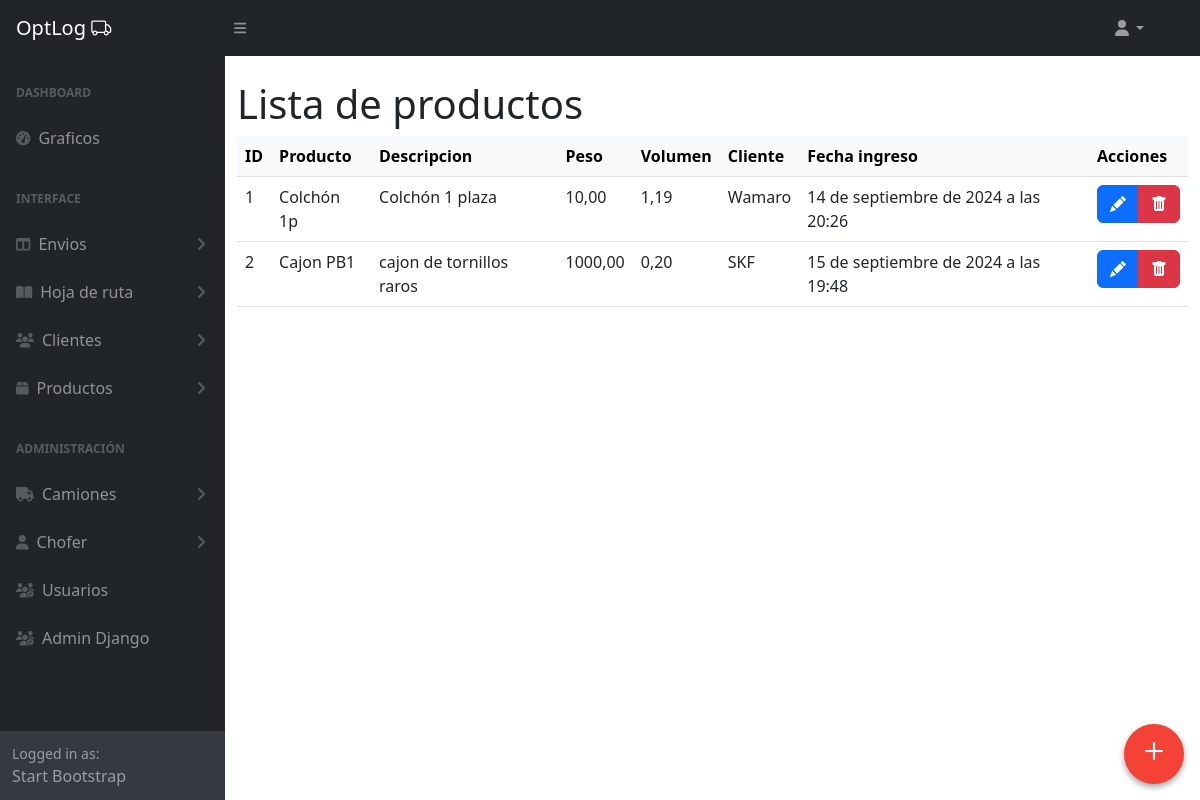
The app's page /productos/admin-panel/productos/, older data.
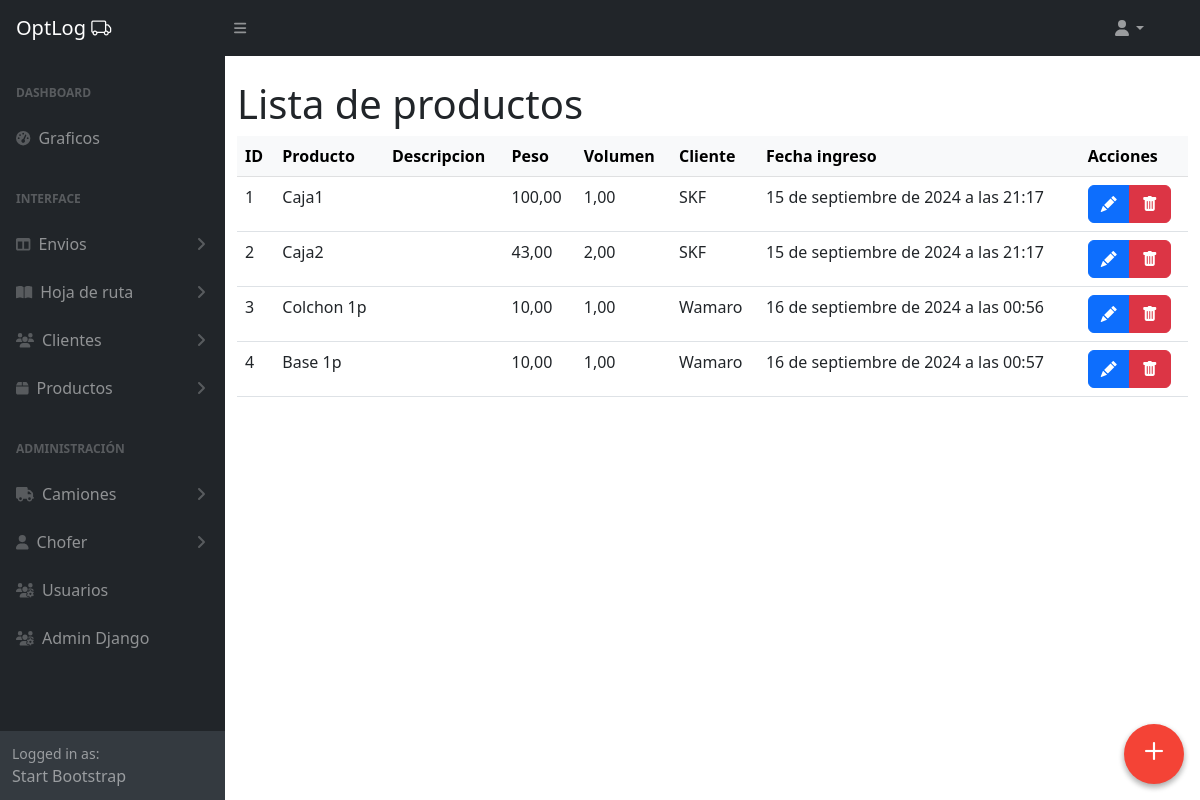
The same page, newer data.
### productos/models.py (models this page shows, shortened)
class Producto(models.Model):
    cliente = models.ForeignKey(Cliente, on_delete=models.CASCADE, related_name='productos')  # Relación con el cliente
    nombre = models.CharField(max_length=255)  # Nombre del producto
    descripcion = models.TextField(blank=True, null=True)  # Descripción opcional del producto
    peso = models.DecimalField(max_digits=6, decimal_places=2)  # Peso del producto en unidades apropiadas
    volumen = models.DecimalField(max_digits=6, decimal_places=2)  # Volumen del producto en unidades apropiadas
    fecha_ingreso = models.DateTimeField(auto_now_add=True)  # Fecha en que se ingresó el producto
    class Meta:
        verbose_name = 'Producto'
        verbose_name_plural = 'Productos'

### clientes/models.py (models this page shows)
class Cliente(models.Model):
    nombre = models.CharField(max_length=255)  # Nombre del cliente
    direccion = models.CharField(max_length=255)  # Dirección del cliente
    telefono = models.CharField(max_length=20)  # Teléfono del cliente
    email = models.EmailField(null=True, blank=True)
    def __str__(self):
        return self.nombre
    class Meta:
        verbose_name = 'Cliente'
        verbose_name_plural = 'Clientes'

### productos/views.py (the view)
# urls.py: path('admin-panel/productos/', ProductoListView.as_view(), name='productos_list'),
class ProductoListView(ListView):
    model = Producto
    template_name = 'productos/productos_list.html'
    context_object_name = 'productos'

### productos/templates/productos/productos_list.html (shortened to what this page needs)
{% extends 'core/base_admin.html' %}
{% block main %}
        <div class="container mt-4">
            <h1 class="mt-4">Lista de productos</h1>
         <table class="table table-hover">
            <thead class="table-light">
                <tr>
                    <th>ID</th>
                    <th>Producto </th>
                    <th>Descripcion </th>
                    <th>Peso </th>
                    <th>Volumen </th>
                    <th>Cliente </th>
                    <th>Fecha ingreso </th>
                    <th>Acciones </th>
                </tr>
            </thead>
            <tbody>
                {% for object in object_list %}
                <tr>
                    <td>{{object.id}}</td>
                    <td>{{object.nombre | capfirst}}</td>
                    <td>{{object.descripcion }}</td>
                    <td>{{object.peso }}</td>
                    <td>{{object.volumen }}</td>
                    <td>{{object.cliente | capfirst}}</td>
                    <td>{{object.fecha_ingreso }}</td>
                    <td>
                        <div class="btn-group" role="group" aria-label="Basic example">
                            <a href="{% url 'productos:producto_edit' object.id %}" type="button" class="btn btn-primary"><i class="bi-pencil-fill"></i></a>
                            <button type="button" class="btn btn-danger" data-bs-toggle="modal" data-bs-target="#deleteModal" data-delete-url="{% url 'productos:producto_delete' object.id %}" data-delete-name="{{ object.nombre }}">
                              <i class="bi-trash-fill"></i>
                            </button>
                          </div>
                    </td>
                </tr>
                {% empty %}
                <p>No hay registros</p>
                {% endfor %}
            </tbody>
        </table>
    </div>
    <a href="{% url 'productos:producto_create' %} ">
      <div class="to-top">
        <i class="bi-plus"></i>
      </div>
    </a>
    {% endblock main %}

### core/templates/core/base_admin.html (shortened to what this page needs)
{% load static %}
<!DOCTYPE html>
<html lang="es">
<head>
  <link href="https://cdn.jsdelivr.net/npm/bootstrap-icons@1.5.0/font/bootstrap-icons.css" rel="stylesheet" />
  <link href="https://cdnjs.cloudflare.com/ajax/libs/SimpleLightbox/2.1.0/simpleLightbox.min.css" rel="stylesheet" />
  <link href="{% static 'core/css/admin/styles.css' %}" rel="stylesheet" />
</head>
<body id="sb-nav-fixed">
  {% include 'core/componentes/navbar_admin.html' %}
  <div id="layoutSidenav">
    {% include 'core/componentes/sidebar.html' %}
    <div id="layoutSidenav_content">
      <main>
        {% block main %}
        {% endblock main %}
      </main>
    </div>
  </div>
</body>
</html>

### core/templates/core/componentes/navbar_admin.html (shortened to what this page needs)
<nav class="sb-topnav navbar navbar-expand navbar-dark bg-dark">
    <a class="navbar-brand ps-3" href="index.html">OptLog <i class="bi-truck"></i></a>
    <button class="btn btn-link btn-sm order-1 order-lg-0 me-4 me-lg-0" id="sidebarToggle" href="#!"><i class="fas fa-bars"></i></button>
    <ul class="navbar-nav ms-auto navbar-nav px-5">
        <li class="nav-item dropdown">
            <a class="nav-link dropdown-toggle" id="navbarDropdown" href="#" role="button" data-bs-toggle="dropdown" aria-expanded="false"><i class="fas fa-user fa-fw"></i></a>
        </li>
    </ul>
</nav>

### core/templates/core/componentes/sidebar.html (shortened to what this page needs)
<div id="layoutSidenav_nav">
  <nav class="sb-sidenav accordion sb-sidenav-dark" id="sidenavAccordion">
    <div class="sb-sidenav-menu">
      <div class="nav">
        <div class="sb-sidenav-menu-heading">Dashboard</div>
        <a class="nav-link" href="#">
          <div class="sb-nav-link-icon"><i class="fas fa-tachometer-alt"></i></div>
          Graficos
        </a>
        <div class="sb-sidenav-menu-heading">Interface</div>
        <a class="nav-link collapsed" href="#" data-bs-toggle="collapse" data-bs-target="#collapseEnvios" aria-expanded="false" aria-controls="collapseEnvios">
          <div class="sb-nav-link-icon"><i class="fas fa-columns"></i></div>
          Envios
          <div class="sb-sidenav-collapse-arrow"><i class="fas fa-angle-down"></i></div>
        </a>
        <a class="nav-link collapsed" href="#" data-bs-toggle="collapse" data-bs-target="#collapseHdr" aria-expanded="false" aria-controls="collapseHdr">
          <div class="sb-nav-link-icon"><i class="fas fa-book-open"></i></div>
          Hoja de ruta
          <div class="sb-sidenav-collapse-arrow"><i class="fas fa-angle-down"></i></div>
        </a>
        <a class="nav-link collapsed" href="#" data-bs-toggle="collapse" data-bs-target="#collapseClientes" aria-expanded="false" aria-controls="collapseClientes">
          <div class="sb-nav-link-icon"><i class="fas fa-users"></i></div>
          Clientes
          <div class="sb-sidenav-collapse-arrow"><i class="fas fa-angle-down"></i></div>
        </a>
        <a class="nav-link collapsed" href="#" data-bs-toggle="collapse" data-bs-target="#collapseProductos" aria-expanded="false" aria-controls="collapseProductos">
          <div class="sb-nav-link-icon"><i class="fas fa-box"></i></div>
          Productos
          <div class="sb-sidenav-collapse-arrow"><i class="fas fa-angle-down"></i></div>
        </a>
        <div class="sb-sidenav-menu-heading">Administración</div>
        <a class="nav-link collapsed" href="#" data-bs-toggle="collapse" data-bs-target="#collapseCamiones" aria-expanded="false" aria-controls="collapseCamiones">
          <div class="sb-nav-link-icon"><i class="fas fa-truck"></i></div>
          Camiones
          <div class="sb-sidenav-collapse-arrow"><i class="fas fa-angle-down"></i></div>
        </a>
        <a class="nav-link collapsed" href="#" data-bs-toggle="collapse" data-bs-target="#collapseChoferes" aria-expanded="false" aria-controls="collapseChoferes">
          <div class="sb-nav-link-icon"><i class="fas fa-user"></i></div>
          Chofer
          <div class="sb-sidenav-collapse-arrow"><i class="fas fa-angle-down"></i></div>
        </a>
        <a class="nav-link" href="#">
          <div class="sb-nav-link-icon"><i class="fas fa-users-cog"></i></div>
          Usuarios
        </a>
        <a class="nav-link" href="{% url 'admin:index' %}">
          <div class="sb-nav-link-icon"><i class="fas fa-users-cog"></i></div>
          Admin Django
        </a>
      </div>
    </div>
    <div class="sb-sidenav-footer">
      <div class="small">Logged in as:</div>
      Start Bootstrap
    </div>
  </nav>
</div>

Row changes from the older to the newer data that the page shows:
changed Producto id 1: nombre "Colchón 1p" → "Caja1"; peso "10,00" → "100,00"; volumen "1,19" → "1,00"; cliente "Wamaro" → "SKF"; fecha_ingreso "14 de septiembre de 2024 a las 20:26" → "15 de septiembre de 2024 a las 21:17"; descripcion "Colchón 1 plaza" → (not shown)
changed Producto id 2: nombre "Cajon PB1" → "Caja2"; peso "1000,00" → "43,00"; volumen "0,20" → "2,00"; fecha_ingreso "15 de septiembre de 2024 a las 19:48" → "15 de septiembre de 2024 a las 21:17"; descripcion "cajon de tornillos raros" → (not shown)
added Producto: id "3", nombre "Colchon 1p", peso "10,00", volumen "1,00", cliente "Wamaro", fecha_ingreso "16 de septiembre de 2024 a las 00:56"
added Producto: id "4", nombre "Base 1p", peso "10,00", volumen "1,00", cliente "Wamaro", fecha_ingreso "16 de septiembre de 2024 a las 00:57"
